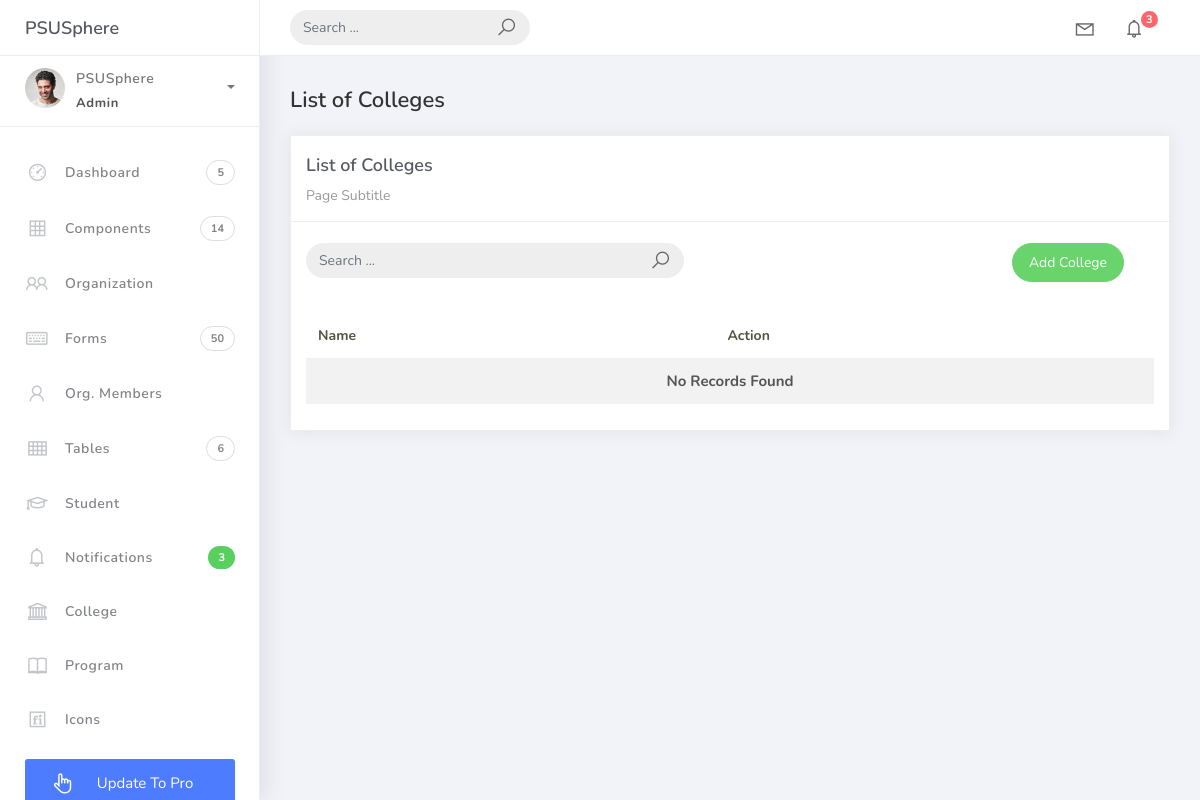
The app's page /colleges/, older data.
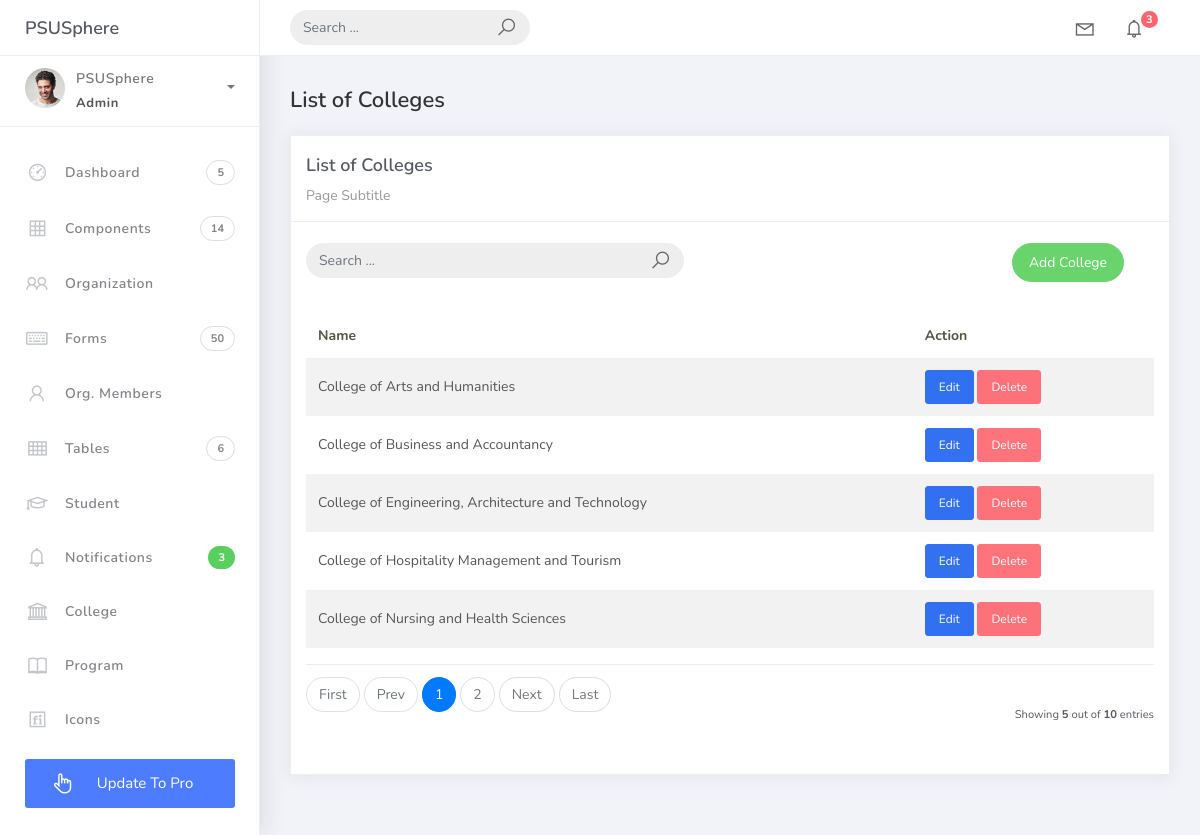
The same page, newer data.
### studentorg/models.py (models this page shows, shortened)
class BaseModel(models.Model):
    created_at = models.DateTimeField(auto_now_add=True, db_index=True)
    updated_at = models.DateTimeField(auto_now=True)
    class Meta:
        abstract = True

class College(BaseModel):
    college_name = models.CharField(max_length=150)

### studentorg/views.py (the view)
# urls.py: path('colleges/', CollegeList.as_view(), name='college-list'),
class CollegeList(ListView):
    model = College
    context_object_name = 'college'
    template_name = 'college_list.html'
    paginate_by = 5
    def get_queryset(self):
        qs = super().get_queryset()
        query = self.request.GET.get('q')
        if query:
            qs = qs.filter(college_name__icontains=query)
        return qs

### projectsite/templates/college_list.html
{% extends 'base.html' %}
{% load static %}
{% block content %}
<div class="content">
<div class="container-fluid">
<h4 class="page-title">List of Colleges</h4>
<div class="row">
<div class="col-md-12">
<div class="card">
<div class="card-header">
<div class="card-title">List of Colleges</div>
<div class="card-category">Page Subtitle</div>
</div>
<br />
<div class="col-md-12 row">
<div class="col-md-6">
<form class="navbar-left navbar-form nav-search mr-md-3" action="{% url 'college-list' %}">
<div class="input-group">
<input type="text" name="q" value="{{ request.GET.q }}" placeholder="Search ..." class="form-control" />
<div class="input-group-append">
<span class="input-group-text">
<i class="la la-search search-icon"></i>
</span>
</div>
</div>
</form>
</div>
<div class="col-md-6">
<div class="pull-right">
<a href="{% url 'college-add' %}" class="btn btn-success btn-rounded">Add College</a>
</div>
</div>
</div>
<div class="card-body">
<table class="table table-striped mt-3">
<thead>
<tr>
<th scope="col">Name</th>
<th scope="col">Action</th>
</tr>
</thead>
<tbody>
{% for object in object_list %}
<tr>
<td>{{ object.college_name }}</td>
<td>
                        <a href="{% url 'college-update' object.id %}" class="btn btn-sm btn-primary">Edit</a>
                        <a href="{% url 'college-delete' object.id %}" class="btn btn-sm btn-danger">Delete</a>
                    </td>
</tr>
{% empty %}
<tr>
<td colspan="2" style="text-align: center">
<p class="text-sm font-weight-bold mb-0">No Records Found</p>
</td>
</tr>
{% endfor %}
</tbody>
</table>
{% include 'includes/pagination.html' %}
</div>
</div>
</div>
</div>
</div>
</div>
{% endblock %}

Row changes from the older to the newer data that the page shows:
added College: college_name "College of Arts and Humanities"
added College: college_name "College of Business and Accountancy"
added College: college_name "College of Engineering, Architecture and Technology"
added College: college_name "College of Hospitality Management and Tourism"
added College: college_name "College of Nursing and Health Sciences"
Text that changed along with them:
{{ object_list.count }}: (not shown) → "5"
{{ paginator.count }}: (not shown) → "10"
text no longer shown: "No Records Found"
text now shown: "First Prev Next Last Showing out of entries"
new list line: "1"
new list line: "2"
